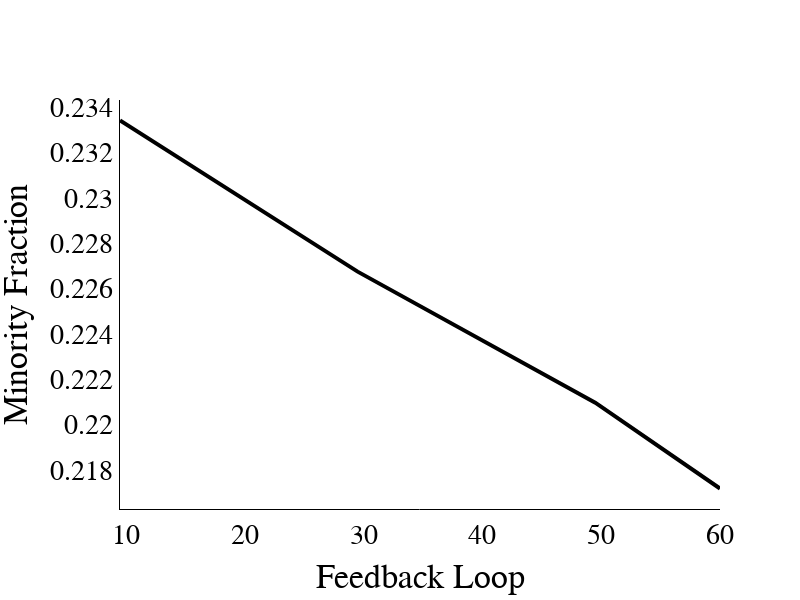

The cell this chart's notebook holds for it:
### Code cell
plot_agg_results(df, col="0.10", by=20)

### Figure 1 — Plotly figure (JSON) as saved in the notebook; plotly's stock layout.template omitted (floating-point values rounded to 4 significant figures)
{"data": [{"line": {"color": "black", "width": 4}, "mode": "lines", "name": "Fraction of Minorities in Top 10%", "type": "scatter", "x": [9.5, 29.5, 49.5, 60], "y": [0.2334, 0.2267, 0.221, 0.2172]}], "layout": {"font": {"color": "black", "family": "Arial, sans-serif", "size": 28}, "height": 600, "legend": {"x": 0.99, "xanchor": "right", "y": 0.99, "yanchor": "top"}, "paper_bgcolor": "rgba(0,0,0,0)", "plot_bgcolor": "rgba(0,0,0,0)", "title": {"x": 0.5, "xanchor": "center", "y": 0.9, "yanchor": "top"}, "width": 800, "xaxis": {"linecolor": "black", "linewidth": 1, "mirror": false, "showline": true, "title": {"text": "Feedback Loop"}}, "yaxis": {"linecolor": "black", "linewidth": 1, "mirror": false, "showline": true, "title": {"text": "Minority Fraction"}}}}
